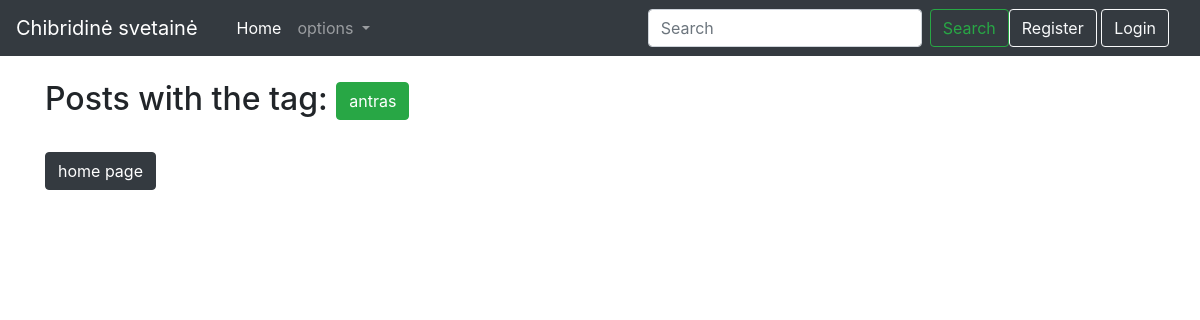
The page /tags/10 on the database as committed earlier.
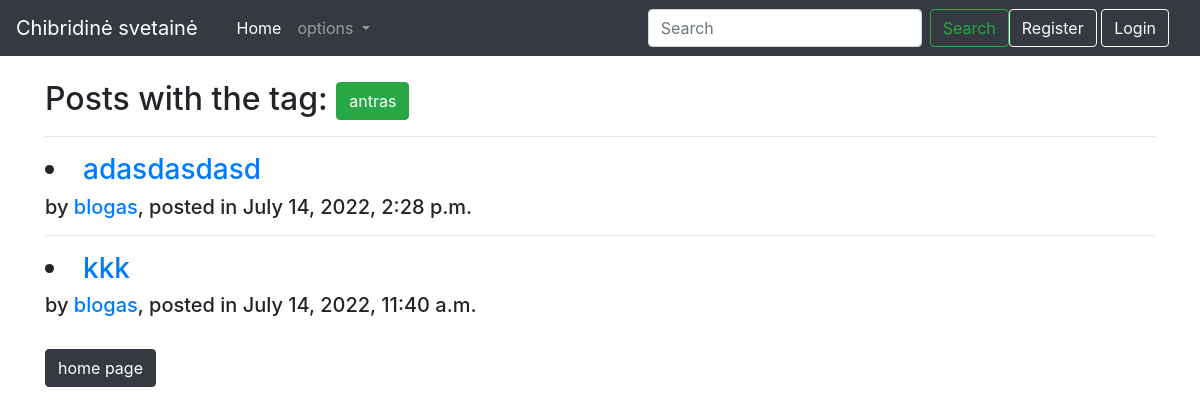
The same page on the database as committed later.
### ciongo_posts/models.py (models this page shows, shortened)
class Tag(models.Model):
    name = models.CharField('tag', max_length=100, unique=True)

class Post(models.Model):
    title = models.CharField(max_length=200)
    author = models.ForeignKey(User, on_delete=models.SET_NULL, null=True, related_name='posts')
    tag = models.ManyToManyField(Tag, related_name='posts')
    content = HTMLField(max_length=20000, null=True, blank=True)
    date_created = models.DateTimeField(auto_now_add=True ,null =True)
    post_image = models.ImageField(null=True, blank=True, upload_to='uploads')

### ciongo_posts/views.py (the view)
# urls.py: path('tags/<int:pk>', TagView.as_view(), name = "tag"),
class TagView(DetailView):
    model = Tag
    template_name = 'taggs.html'

### ciongo_posts/templates/taggs.html
{% extends 'base.html' %}
{% block content %}
<br>
<h2>Posts with the tag:  <small class="btn btn-success">{{ object.name }}</small></h2>
{% for post in object.posts.all %}
<hr>
<h3><li><a href="{% url 'blog' post.pk %}">{{ post.title }}</a></h3><h5>by <a href="{% url 'author' post.author.id %}">{{ post.author }}</a>, posted in {{ post.date_created }}</h5></li>
{% endfor %}
<div><br><a href="{% url 'home' %}" class="btn btn-dark">home page</a></div>
{% endblock %}

### ciongo_posts/templates/base.html (shortened to what this page needs)
<!doctype html>
<html lang="en">
  <head>
    <link rel="stylesheet" href="https://cdn.jsdelivr.net/npm/bootstrap@4.4.1/dist/css/bootstrap.min.css">
  </head>
  <body>
    <nav class="navbar navbar-expand-lg navbar-dark bg-dark">
        <a class="navbar-brand">Chibridinė svetainė</a>
          <div class="container">
            <div class="collapse navbar-collapse" id="navbarSupportedContent">
              <ul class="navbar-nav mr-auto">
                <li class="nav-item active">
                  <a class="nav-link" href="{% url 'home' %}">Home <span class="sr-only">(current)</span></a>
                </li>
                <li class="nav-item dropdown">
                  <a class="nav-link dropdown-toggle" href="#" id="navbarDropdown" role="button" data-toggle="dropdown" aria-haspopup="true" aria-expanded="false">
                    options
                  </a>
                </li>
              </ul>
              <form class="form-inline my-2 my-lg-0">
                <input class="form-control mr-sm-2" type="search" placeholder="Search" aria-label="Search">
                  <button class="btn btn-outline-success my-2 my-sm-0" type="submit">Search</button>
                  {% if user.is_authenticated %}
                    <form class="form-inline my-2 my-lg-0">
                      <a href="{% url 'logout' %}" tabindex="1" class="btn btn-outline-light" type="submit">Logout</a>
                    </form>
                  {% else %}
                    <div>
                      <form class="form-inline my-2 my-lg-0">
                        <a href="{% url 'register' %}" class="btn btn-outline-light" type="submit">Register</a>
                        <a href="{% url 'login' %}" tabindex="1" class="btn btn-outline-light" type="submit">Login</a>
                      </form>
                    </div>
                  {% endif %}
              </form>
            </div>
          </div>
      </nav>
<div class = 'container'>
{% block content %}
{% endblock %}
</div>
  </body>
</html>

Rows that differ between the two databases and show on the page:
now on this page (row edited): Post: title "adasdasdasd", author "blogas", date_created "July 14, 2022, 2:28 p.m."
now on this page (row unchanged): Post: title "kkk", author "blogas", date_created "July 14, 2022, 11:40 a.m."
